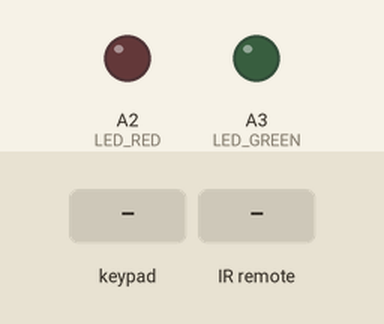
Simulated run of this sketch. Board: Arduino Uno, built with avr-gcc and run on an emulated ATmega328P. On the bench: output pins drawn as LEDs (lit = HIGH). Inputs (shaded band) come from the test bench. Pins used as bus, display or sensor lines are not drawn; what the sketch prints to the serial monitor is not drawn.

Above: at 1.2 s.
1.3 s: keypad keys 8 7 6 5 pressed 0.4 s apart
At 1.9 s:
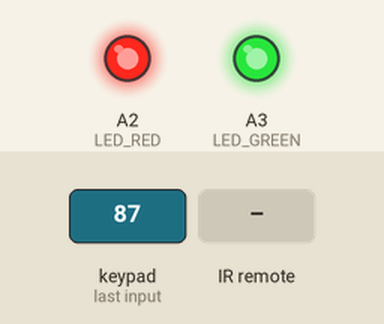
At 3.6 s:
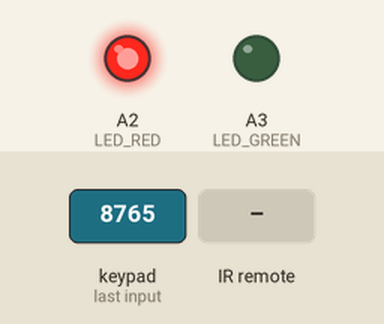
4.4 s: infrared code 0x16 received
Timing chart, 0 to 7.4 s (numbered marks = the images above; inputs shaded):
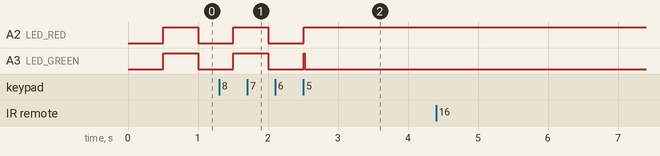

Measured:
- after the input at 1.3 s, A2 (LED_RED): goes on until 2.5 s, then stays HIGH
- after the input at 4.4 s, every drawn part: stays the same

The sketch:

lab7.ino
```cpp
#include <SPI.h>
#include <MFRC522.h>
#include <Keypad.h>
#include <IRremote.hpp>

// ===================== PIN DEFINITIONS =====================
#define RST_PIN         9
#define SS_PIN          10
#define IR_RECEIVE_PIN  A1
#define LED_RED         A2
#define LED_GREEN       A3

// ===================== SYSTEM STATES =====================
enum State {
  WAITING_FOR_PASSCODE,
  LOCKED,
  UNLOCKED
};

State currentState = WAITING_FOR_PASSCODE;

String masterCode = "";
String currentInput = "";

// ===================== KEYPAD SETUP =====================
const byte ROWS = 4;
const byte COLS = 4;

char keys[ROWS][COLS] = {
  {'1','2','3','A'},
  {'4','5','6','B'},
  {'7','8','9','C'},
  {'*','0','#','D'}
};

// Rows on Digital 8-5
// Columns on Digital 4-2 and Analog A0
byte rowPins[ROWS] = {8, 7, 6, 5};
byte colPins[COLS] = {4, 3, 2, A0};

Keypad keypad = Keypad(makeKeymap(keys), rowPins, colPins, ROWS, COLS);

// ===================== RFID SETUP =====================
MFRC522 mfrc522(SS_PIN, RST_PIN);

// ===================== TIMING SETTINGS =====================
const unsigned long IR_COOLDOWN_MS = 450;
const unsigned long RFID_COOLDOWN_MS = 3000;

// ===================== SETUP =====================
void setup() {
  Serial.begin(9600);

  SPI.begin();
  mfrc522.PCD_Init();

  IrReceiver.begin(IR_RECEIVE_PIN, ENABLE_LED_FEEDBACK);

  pinMode(LED_RED, OUTPUT);
  pinMode(LED_GREEN, OUTPUT);

  Serial.println("--- SECURITY SYSTEM INITIALIZED ---");
  Serial.println("Step 1: Enter a 4-digit code on the KEYPAD to lock.");
}

// ===================== MAIN LOOP =====================
void loop() {
  updateLEDs();

  switch (currentState) {
    case WAITING_FOR_PASSCODE:
      handleKeypad();
      break;

    case LOCKED:
      handleIR();
      break;

    case UNLOCKED:
      handleRFID();
      break;
  }
}

// ===================== STATE 1: KEYPAD LOGIC =====================
void handleKeypad() {
  char key = keypad.getKey();

  if (!key) {
    return;
  }

  // Only accept numerical keys
  if (key >= '0' && key <= '9') {
    currentInput += key;
    Serial.print("*");

    if (currentInput.length() == 4) {
      masterCode = currentInput;
      currentInput = "";

      currentState = LOCKED;

      Serial.println();
      Serial.print("[CODE SAVED] Master code length: ");
      Serial.println(masterCode.length());
      Serial.println("[SYSTEM LOCKED] Use IR remote to unlock.");
    }
  }

  // Optional: clear input using *
  if (key == '*') {
    currentInput = "";
    Serial.println();
    Serial.println("[KEYPAD INPUT CLEARED]");
  }
}

// ===================== STATE 2: IR LOGIC =====================
void handleIR() {
  static unsigned long lastIRTime = 0;
  static uint16_t lastCommand = 0;

  if (!IrReceiver.decode()) {
    return;
  }

  uint16_t command = IrReceiver.decodedIRData.command;
  unsigned long now = millis();

  // Ignore repeat frames caused by holding a remote button
  if (IrReceiver.decodedIRData.flags & IRDATA_FLAGS_IS_REPEAT) {
    IrReceiver.resume();
    return;
  }

  // Ignore the same command if it arrives too quickly
  if (command == lastCommand && now - lastIRTime < IR_COOLDOWN_MS) {
    IrReceiver.resume();
    return;
  }

  char digit = decodeIRDigit(command);

  if (digit != 'X') {
    currentInput += digit;

    Serial.print("IR Digit Recorded: ");
    Serial.print(digit);
    Serial.print(" (");
    Serial.print(currentInput.length());
    Serial.println("/4)");

    lastCommand = command;
    lastIRTime = now;

    if (currentInput.length() == 4) {
      if (currentInput == masterCode) {
        currentState = UNLOCKED;
        Serial.println("[ACCESS GRANTED] RFID Reader Enabled.");
      } else {
        Serial.println("[DENIED] Incorrect Code. Try again.");
      }

      currentInput = "";
    }
  }

  IrReceiver.resume();
}

// ===================== STATE 3: RFID LOGIC =====================
void handleRFID() {
  static String lastUid = "";
  static unsigned long lastReadTime = 0;

  if (!mfrc522.PICC_IsNewCardPresent()) {
    return;
  }

  if (!mfrc522.PICC_ReadCardSerial()) {
    return;
  }

  String uid = "";

  for (byte i = 0; i < mfrc522.uid.size; i++) {
    if (mfrc522.uid.uidByte[i] < 0x10) {
      uid += "0";
    }

    uid += String(mfrc522.uid.uidByte[i], HEX);
  }

  uid.toUpperCase();

  unsigned long now = millis();

  // Prevent the same tag from being counted repeatedly too fast
  if (uid == lastUid && now - lastReadTime < RFID_COOLDOWN_MS) {
    mfrc522.PICC_HaltA();
    mfrc522.PCD_StopCrypto1();
    return;
  }

  lastUid = uid;
  lastReadTime = now;

  flashSuccessLED();

  Serial.print("DATA_PACKET:");
  Serial.println(uid);

  mfrc522.PICC_HaltA();
  mfrc522.PCD_StopCrypto1();
}

// ===================== LED PATTERN LOGIC =====================
void updateLEDs() {
  static unsigned long lastMillis = 0;
  static bool blinkState = false;

  if (currentState == WAITING_FOR_PASSCODE) {
    // Waiting/setup mode: both LEDs blink together
    if (millis() - lastMillis > 500) {
      lastMillis = millis();
      blinkState = !blinkState;

      digitalWrite(LED_RED, blinkState);
      digitalWrite(LED_GREEN, blinkState);
    }
  }

  else if (currentState == LOCKED) {
    // Locked mode: red ON, green OFF
    digitalWrite(LED_RED, HIGH);
    digitalWrite(LED_GREEN, LOW);
  }

  else if (currentState == UNLOCKED) {
    // Unlocked mode: red OFF, green ON
    digitalWrite(LED_RED, LOW);
    digitalWrite(LED_GREEN, HIGH);
  }
}

// ===================== SUCCESS FLASH =====================
void flashSuccessLED() {
  // Brief flash when RFID tag is successfully read
  digitalWrite(LED_RED, HIGH);
  digitalWrite(LED_GREEN, HIGH);
  delay(150);

  digitalWrite(LED_RED, LOW);
  digitalWrite(LED_GREEN, HIGH);
}

// ===================== IR HELPER =====================
char decodeIRDigit(uint16_t cmd) {
  switch (cmd) {
    case 0x16: return '0';
    case 0x0C: return '1';
    case 0x18: return '2';
    case 0x5E: return '3';
    case 0x08: return '4';
    case 0x1C: return '5';
    case 0x5A: return '6';
    case 0x42: return '7';
    case 0x52: return '8';
    case 0x4A: return '9';

    default:
      return 'X';
  }
}
```
